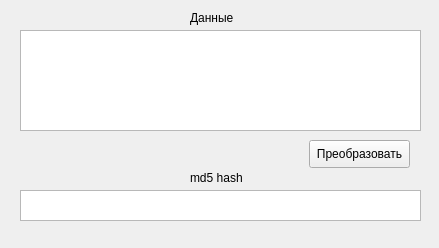
<?xml version="1.0" encoding="UTF-8"?>
<ui version="4.0">
 <class>MainWindow</class>
 <widget class="QMainWindow" name="MainWindow">
  <property name="geometry">
   <rect>
    <x>0</x>
    <y>0</y>
    <width>439</width>
    <height>248</height>
   </rect>
  </property>
  <property name="minimumSize">
   <size>
    <width>439</width>
    <height>248</height>
   </size>
  </property>
  <property name="maximumSize">
   <size>
    <width>439</width>
    <height>248</height>
   </size>
  </property>
  <property name="windowTitle">
   <string>Lab №5 - md5</string>
  </property>
  <widget class="QWidget" name="centralwidget">
   <widget class="QTextEdit" name="textEdit">
    <property name="geometry">
     <rect>
      <x>20</x>
      <y>30</y>
      <width>401</width>
      <height>101</height>
     </rect>
    </property>
   </widget>
   <widget class="QTextEdit" name="outputField">
    <property name="geometry">
     <rect>
      <x>20</x>
      <y>190</y>
      <width>401</width>
      <height>31</height>
     </rect>
    </property>
    <property name="readOnly">
     <bool>true</bool>
    </property>
   </widget>
   <widget class="QPushButton" name="pushButton">
    <property name="geometry">
     <rect>
      <x>309</x>
      <y>140</y>
      <width>101</width>
      <height>28</height>
     </rect>
    </property>
    <property name="text">
     <string>Преобразовать</string>
    </property>
   </widget>
   <widget class="QLabel" name="label">
    <property name="geometry">
     <rect>
      <x>190</x>
      <y>10</y>
      <width>58</width>
      <height>16</height>
     </rect>
    </property>
    <property name="text">
     <string>Данные</string>
    </property>
   </widget>
   <widget class="QLabel" name="label_2">
    <property name="geometry">
     <rect>
      <x>190</x>
      <y>170</y>
      <width>58</width>
      <height>16</height>
     </rect>
    </property>
    <property name="text">
     <string>md5 hash</string>
    </property>
   </widget>
  </widget>
 </widget>
 <resources/>
 <connections/>
</ui>
